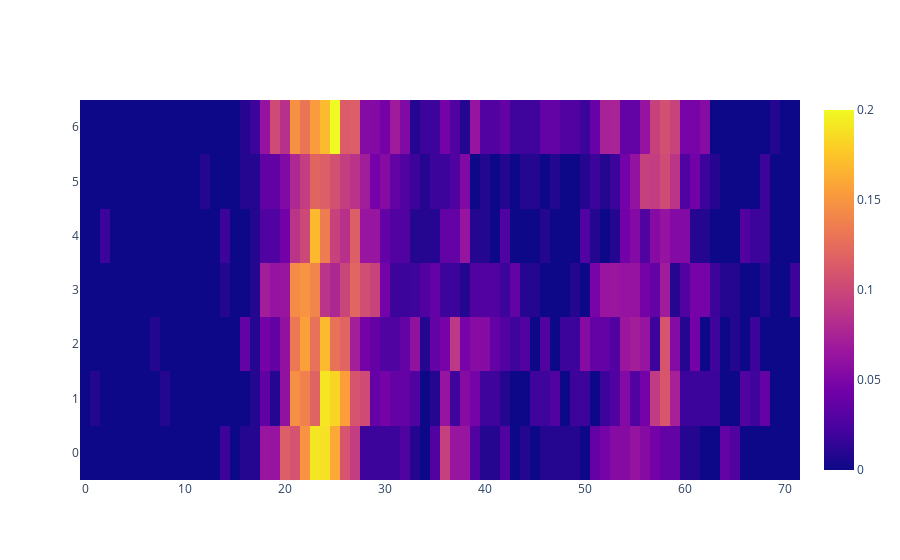

Write notebook code for a chart like this one.
### Code cell
on_rate = np.full(ctx_info.get_ctx_space_shape(), -0.1)
xx = []
for dis in data["Microwave"]:
    on_rate[dis["coor"]] = dis["distribution"][1] / (dis["distribution"][0] + dis["distribution"][1])
    xx.append({"coor": dis["coor"], "on": dis["distribution"][1] / (dis["distribution"][0] + dis["distribution"][1])})
# print(sorted(xx, key=lambda x: -x["on"])[0:20])

fig = go.Figure(data=go.Heatmap(z=np.transpose(on_rate)))
fig.show()

### Figure 1 — Plotly figure (JSON) as saved in the notebook; plotly's stock layout.template omitted (floating-point values rounded to 4 significant figures; data arrays with more than 128 entries replaced by an {"elided": "..."} marker saying what was removed)
{"data": [{"type": "heatmap", "z": {"elided": "7x72 float values"}}], "layout": {}}
